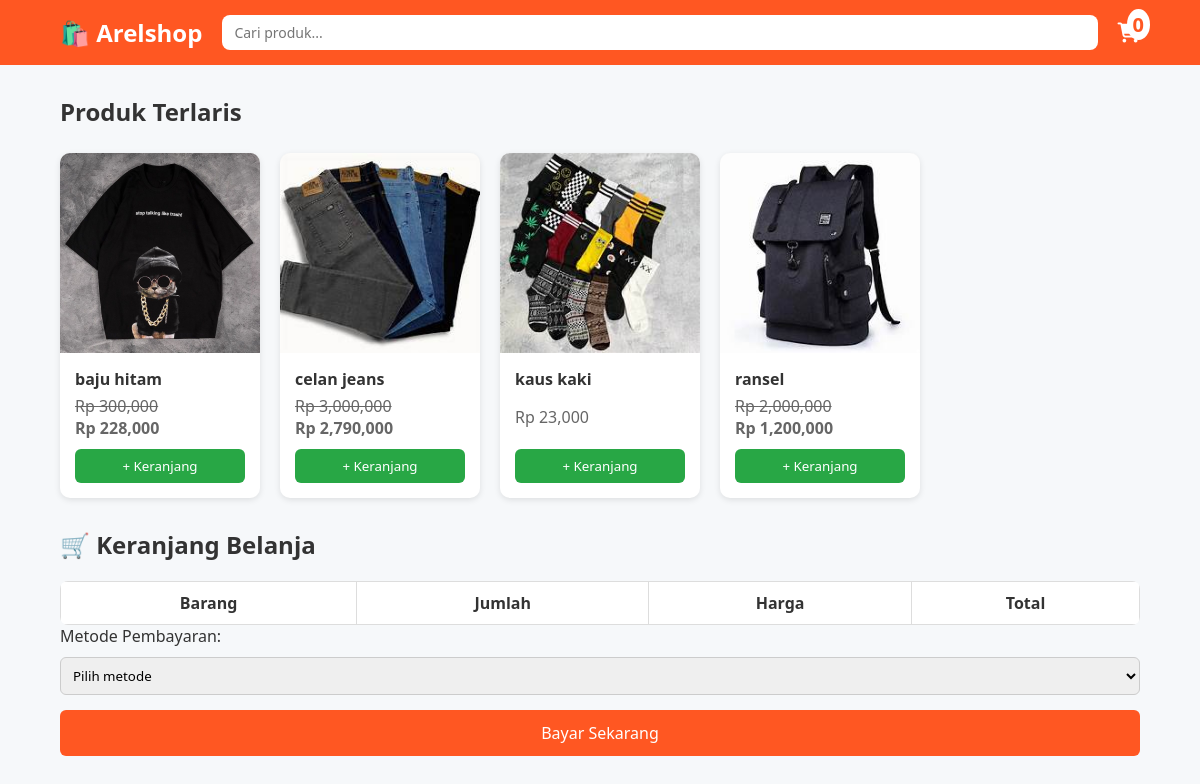
/penjualan.php, run on the app's committed database.
### tables this page shows
CREATE TABLE `kelola` (
  `id` int(11) NOT NULL,
  `nama` varchar(100) NOT NULL,
  `harga` int(11) DEFAULT NULL,
  `stok` int(11) DEFAULT NULL,
  `diskon` int(11) NOT NULL DEFAULT 0,
  `gambar` varchar(100) NOT NULL,
  `terjual` int(11) NOT NULL DEFAULT 0
);

### penjualan.php (the view, shortened to what this page needs)
<?php include 'config.php'; ?>
<!DOCTYPE html>
<html lang="id">
<head>
  <link rel="stylesheet" href="style.css">
</head>
<body>
<header>
  <div class="container nav">
    <div class="logo">🛍️ Arelshop</div>
    <input type="text" placeholder="Cari produk..." class="search-bar">
    <div class="cart-icon">
      <span id="cart-count">0</span>
    </div>
  </div>
</header>
<main class="container">
  <h2>Produk Terlaris</h2>
  <div class="product-grid">
    <?php
    $result = $conn_penjualan->query("SELECT * FROM kelola WHERE stok > 0");
    while ($p = $result->fetch_assoc()):
      $harga_diskon = $p['harga'] - ($p['harga'] * $p['diskon'] / 100);
    ?>
      <div class="card">
        <div class="card-img">
          <?php if (!empty($p['gambar']) && file_exists($p['gambar'])): ?>
            <img src="<?= htmlspecialchars($p['gambar']) ?>" alt="<?= htmlspecialchars($p['nama']) ?>">
          <?php else: ?>
            <img src="placeholder.jpg" alt="No image">
          <?php endif; ?>
        </div>
        <div class="card-body">
          <h3><?= htmlspecialchars($p['nama']) ?></h3>
          <p>
            <?php if ($p['diskon'] > 0): ?>
              <del>Rp <?= number_format($p['harga']) ?></del><br>
              <strong>Rp <?= number_format($harga_diskon) ?></strong>
            <?php else: ?>
              Rp <?= number_format($p['harga']) ?>
            <?php endif; ?>
          </p>
          <button onclick="addToCart('<?= htmlspecialchars($p['nama']) ?>', <?= $harga_diskon ?>)">+ Keranjang</button>
        </div>
      </div>
    <?php endwhile; ?>
  </div>
  <h2>🛒 Keranjang Belanja</h2>
  <form action="checkout.php" method="POST" onsubmit="return prepareCheckout()">
    <table id="cart-table">
      <thead>
        <tr>
          <th>Barang</th>
          <th>Jumlah</th>
          <th>Harga</th>
          <th>Total</th>
        </tr>
      </thead>
    </table>
    <label for="metode">Metode Pembayaran:</label>
    <select name="metode_pembayaran" required>
      <option value="" disabled selected>Pilih metode</option>
    </select>
    <button type="submit" class="checkout-btn">Bayar Sekarang</button>
  </form>
</main>
</body>
</html>

### style.css (style rules this page uses)
table th, table td { padding: 10px; border: 1px solid #ddd; text-align: center; }
select { margin-top: 10px; padding: 8px; border-radius: 6px; border: 1px solid #ccc; width: 100%; }
.checkout-btn { margin-top: 15px; width: 100%; padding: 12px; font-size: 16px; background-color: #ff5722; color: white; border: none; border-radius: 6px; cursor: pointer; transition: background-color 0.3s ease; }
h2 { margin-top: 30px; margin-bottom: 15px; color: #333; }

### penjualan.php (style rules this page uses)
* { box-sizing: border-box; margin: 0; padding: 0; font-family: 'Segoe UI', sans-serif; }
body { background-color: #f6f8fa; color: #333; }
.container { width: 90%; max-width: 1100px; margin: 0 auto; }
header { background-color: #ff5722; padding: 15px 0; position: sticky; top: 0; z-index: 100; }
.nav { display: flex; justify-content: space-between; align-items: center; }
.logo { font-size: 24px; font-weight: bold; color: #fff; }
.search-bar { flex: 1; margin: 0 20px; padding: 8px 12px; border-radius: 8px; border: none; font-size: 14px; }
.cart-icon { color: #fff; font-size: 20px; position: relative; }
#cart-count { background-color: #fff; color: #ff5722; font-weight: bold; padding: 2px 6px; border-radius: 50%; position: absolute; top: -10px; right: -10px; }
.product-grid { display: grid; grid-template-columns: repeat(auto-fill, minmax(200px, 1fr)); gap: 20px; margin-top: 25px; }
.card { background-color: white; border-radius: 10px; overflow: hidden; box-shadow: 0 2px 6px rgba(0,0,0,0.1); display: flex; flex-direction: column; height: 100%; }
.card-img { width: 100%; height: 200px; overflow: hidden; background-color: #eee; }
.card-img img { width: 100%; height: 100%; object-fit: cover; display: block; }
.card-body { padding: 15px; flex: 1; display: flex; flex-direction: column; justify-content: space-between; }
.card h3 { font-size: 16px; margin-bottom: 5px; }
.card p { color: #666; margin-bottom: 10px; }
.card button { padding: 8px 12px; background-color: #28a745; color: white; border: none; border-radius: 6px; cursor: pointer; }
table { width: 100%; border-collapse: collapse; margin-top: 20px; background-color: #fff; border-radius: 8px; overflow: hidden; }
table th, table td { padding: 10px; border: 1px solid #ddd; text-align: center; }
select { margin-top: 10px; padding: 8px; border-radius: 6px; border: 1px solid #ccc; width: 100%; }
.checkout-btn { margin-top: 15px; width: 100%; padding: 12px; font-size: 16px; background-color: #ff5722; color: white; border: none; border-radius: 6px; cursor: pointer; }
h2 { margin-top: 30px; margin-bottom: 15px; color: #333; }

### data on the page
kelola: gambar (picture), nama "baju hitam", harga "300,000", harga_diskon "228,000"
kelola: gambar (picture), nama "celan jeans", harga "3,000,000", harga_diskon "2,790,000"
kelola: gambar (picture), nama "kaus kaki", harga "23,000"
kelola: gambar (picture), nama "ransel", harga "2,000,000", harga_diskon "1,200,000"
